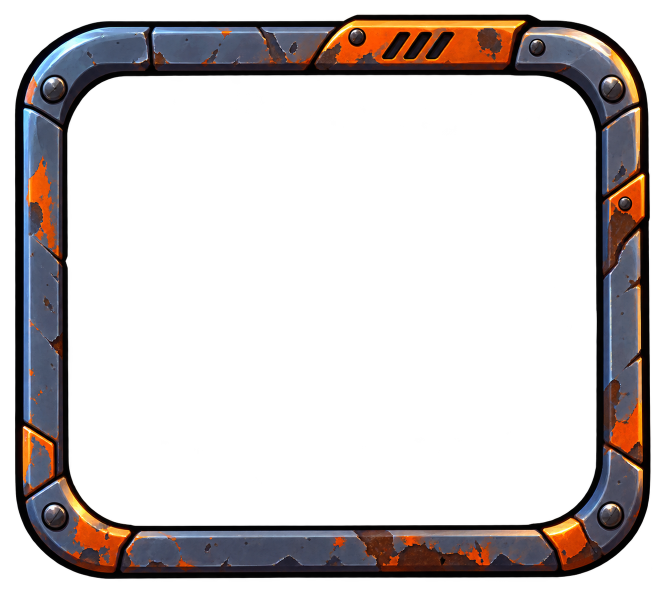
#> input picture ram/rrr.png, 1332 x 1181 px (shown at 1/2 size); its folder holds only this picture in this run
$ python portrait_idle.py
#> lines starting #> are read from the running program, lines starting #| are printed output that depends on the picture; after the words box and inside, x2 and y2 are one past the last pixel; in counts of white or black regions, pixels touching at a corner belong together
### tools/characters/player_mp4/process.py
"""Stage 2: clean, align, loop and export the player frames from refsanim/Player/*.mp4.

Input : work/raw/<clip>/NNNN.png (ffmpeg frames, 24 fps) and work/mask/<clip>/NNNN.png (rembg alpha, masks.py).
Output: unity/Assets/Art/Textures/Characters/Player/Player_<Clip>_NN.png   aligned frames, feet at the bottom centre
        unity/Assets/Art/Textures/UI/UI_PortraitPlayer.png                   head and shoulders of the first idle frame
        unity/Assets/Data/Characters/Player_Frames.json                      clips, fps, gun tip per frame, run speed
        work/checksheet.png                                                  6 frames per clip on dark and light
python process.py
"""
import json
import os

import numpy as np
from PIL import Image
from scipy import ndimage as nd

HERE = os.path.dirname(os.path.abspath(__file__))
WORK = os.path.join(HERE, "work")
UNITY = os.path.normpath(os.path.join(HERE, "..", "..", "..", "unity", "Assets"))
OUT_FRAMES = os.path.join(UNITY, "Art", "Textures", "Characters", "Player")
OUT_PORTRAIT = os.path.join(UNITY, "Art", "Textures", "UI", "UI_PortraitPlayer.png")
OUT_JSON = os.path.join(UNITY, "Data", "Characters", "Player_Frames.json")

SOURCE_FPS = 24
TARGET_HEIGHT = 192          # px of the standing character (idle) in the exported frames (drawn ~150-200 px on a 1080p
                             # screen; 320 px frames used 3x the video memory for nothing: PlayerFrameOptimizer.cs)
MARGIN = 6                   # px of empty border around the canvas
WATERMARK = (0.72, 0.90)     # KlingAI mark: x > 72 % and y > 90 % of the frame
NEAR = 14                    # px: detached pieces this close to the body are kept (hair tips, gun parts)


# ------------------------------------------------------------------ cleanup of one frame
# [63 lines left out: functions hsv, clean, bleed, not called in this run]


# ------------------------------------------------------------------ geometry helpers
def bbox(alpha, thr=0.5):
    ys, xs = np.nonzero(alpha > thr)
    return xs.min(), ys.min(), xs.max() + 1, ys.max() + 1


# [17 lines left out: functions head_x, gun_tip, not called in this run]


FLASH_BAND = 110            # source px above / below the barrel that can belong to the flash


# [20 lines left out: functions flash_mask, contact_speed, not called in this run]


# ------------------------------------------------------------------ loading
def load_clip(clip):
    names = sorted(os.listdir(os.path.join(WORK, "raw", clip)))
    frames = []
    for name in names:
        rgb = np.asarray(Image.open(os.path.join(WORK, "raw", clip, name)).convert("RGB")).astype(np.float64) / 255
        alpha = np.asarray(Image.open(os.path.join(WORK, "mask", clip, name))).astype(np.float64) / 255
        frames.append(clean(rgb, alpha))
    return frames


# [178 lines left out: functions small, best_loop, main, not called in this run]


# [2 lines that do not run on import are left out]

### tools/characters/player_mp4/portrait_idle.py
"""The HUD's animated portrait: head and shoulders of the idle take, looped inside the metal frame (ram/rrr.png).

Input : work/raw/idle + work/mask/idle (masks.py), the same frames process.py uses; ram/rrr.png, the frame.
Output: unity/Assets/Art/Textures/UI/UI_PortraitIdle_NN.png   frames at 8 fps, the frame's size, one fixed crop (the
                                                              camera is static, so the breathing and the sway show)
        unity/Assets/Art/Textures/UI/UI_HpPortraitBack.png    the frame's opening (a little under the frame too),
                                                              dark blue: the frames' background and mask
        unity/Assets/Art/Textures/UI/UI_HpFrameMetal.png      the frame, drawn over the face
python portrait_idle.py
"""
import os

import numpy as np
from PIL import Image
from scipy import ndimage as nd

import process as p

OUT_DIR = os.path.join(p.UNITY, "Art", "Textures", "UI")
FRAME = os.path.normpath(os.path.join(p.HERE, "..", "..", "..", "ram", "rrr.png"))
SCALE = 0.4                  # 1332x1181 -> 533x472: about 3x its size on a 1080p HUD
FPS_STEP = 3                 # 24 fps source -> 8 fps
UNDER = 10                   # px (at full size) the background reaches under the frame: no gap at its inner edge


def opening(frame_alpha):
    """The hole in the frame: the transparent region connected to the centre."""
    clear = frame_alpha < 0.5
    labels, _ = nd.label(clear)
    h, w = clear.shape
    hole = labels == labels[h // 2, w // 2]
    return nd.binary_dilation(hole, iterations=UNDER)


def main():
    frame = Image.open(FRAME).convert("RGBA")
#> frame is the input picture: PIL image 1332x1181 RGBA; mean R, G, B, A 23.9, 18.7, 18.3, 72.3
    size = (round(frame.width * SCALE), round(frame.height * SCALE))
#> size = (533, 472)
    frame_small = frame.resize(size, Image.LANCZOS)
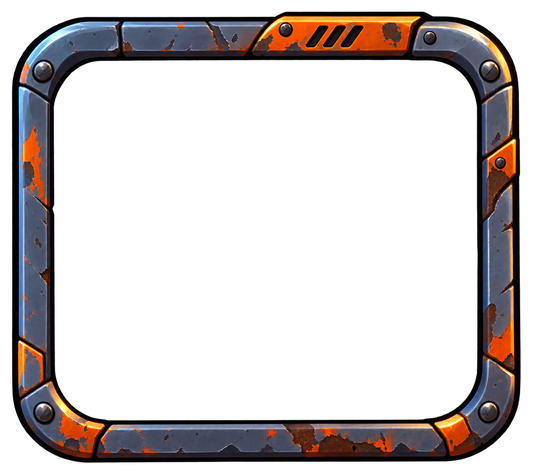
#> frame_small: PIL image 533x472 RGBA; mean R, G, B, A 23.8, 18.6, 18.3, 72.3; transparent parts drawn white
    frame_small.save(os.path.join(OUT_DIR, "UI_HpFrameMetal.png"), optimize=True)

    hole = opening(np.asarray(frame).astype(np.float32)[..., 3] / 255.0)
#> in opening, `clear = frame_alpha < 0.5`:
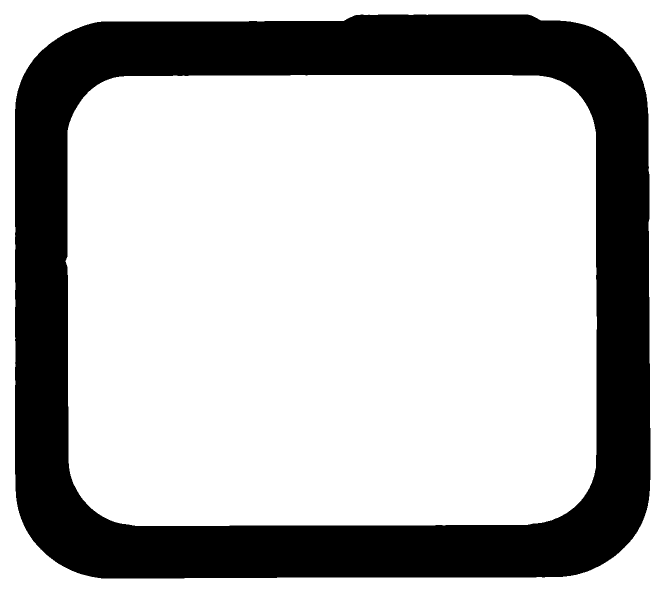
#> clear: shape (1181, 1332) bool (shown at 1/2 size); 71.4% white; 1 black region, box (x1, y1, x2, y2) and area: (30, 29, 1301, 1157) 450366
#> in opening, `labels, _ = nd.label(clear)`:
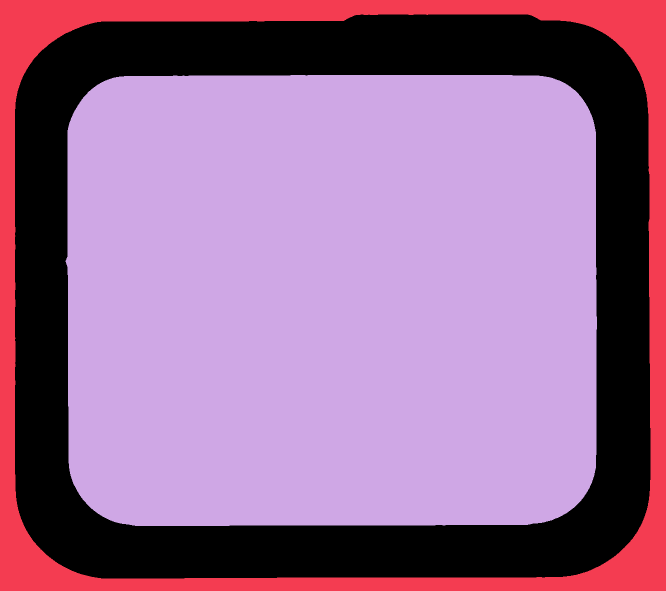
#> labels: shape (1181, 1332) int32 (shown at 1/2 size); 3 distinct labels, from 0 to 2; one colour per label, 0 black
#> in opening, `hole = labels == labels[h // 2, w // 2]`:
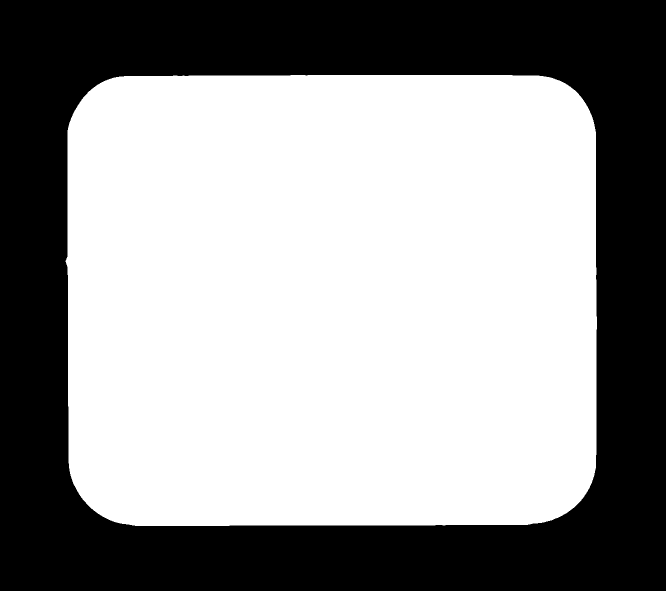
#> hole: shape (1181, 1332) bool (shown at 1/2 size); 59.5% white; 1 black region, box (x1, y1, x2, y2) and area: (0, 0, 1332, 1181) 636541
#> in opening, `return nd.binary_dilation(hole, iterations=UNDER)`:
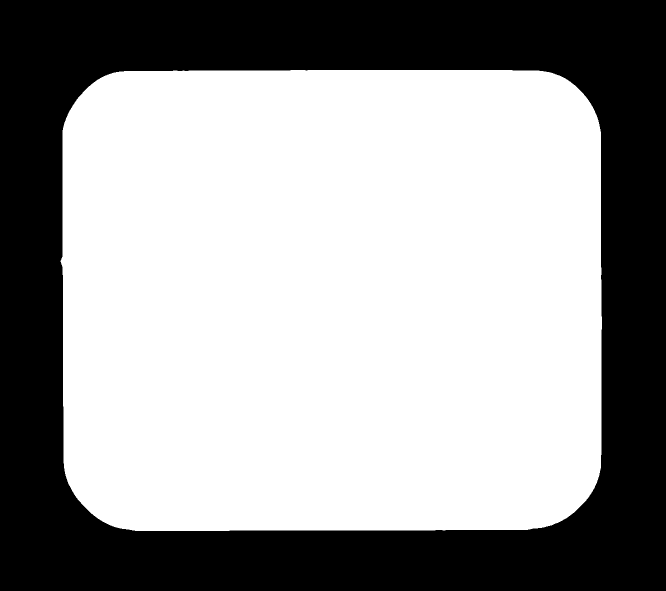
#> returned value: shape (1181, 1332) bool (shown at 1/2 size); 61.8% white; 1 black region, box (x1, y1, x2, y2) and area: (0, 0, 1332, 1181) 600271
    ys, xs = np.nonzero(hole)
    hx0, hy0, hx1, hy1 = xs.min(), ys.min(), xs.max(), ys.max()           # the opening's box, full frame px
#> hx0 = 121; hy0 = 140; hx1 = 1203; hy1 = 1061

    # Background: the opening filled with a dark blue from top to bottom.
    h, w = hole.shape
#> h = 1181; w = 1332
    t = np.linspace(0.0, 1.0, h)[:, None, None]
#> t = 1181 values from 0 to 1
    rgb = np.array([0.20, 0.24, 0.31]) * (1 - t) + np.array([0.08, 0.1, 0.15]) * t
    back = np.dstack([np.broadcast_to(rgb, (h, w, 3)), hole.astype(np.float32)])
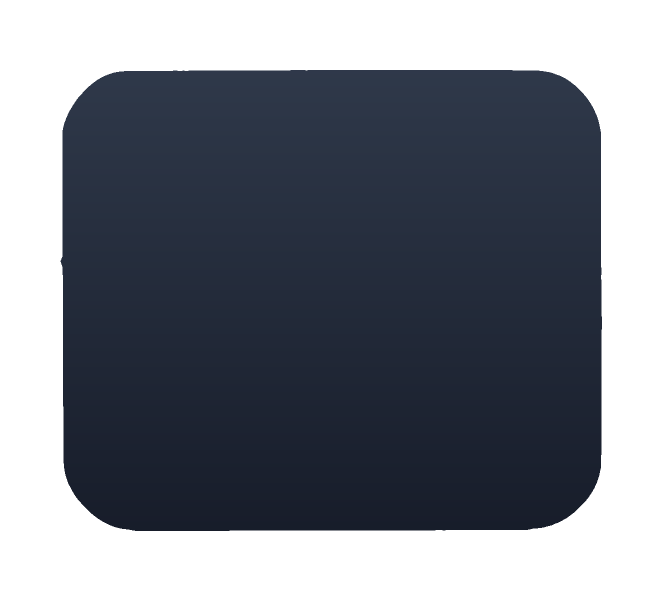
#> back: shape (1181, 1332, 4) float64 (shown at 1/2 size); mean of channels 0, 1, 2, 3 0.14, 0.17, 0.23, 0.618; transparent parts drawn white
    Image.fromarray((back * 255).astype(np.uint8), "RGBA").resize(size, Image.LANCZOS).save(
        os.path.join(OUT_DIR, "UI_HpPortraitBack.png"), optimize=True)
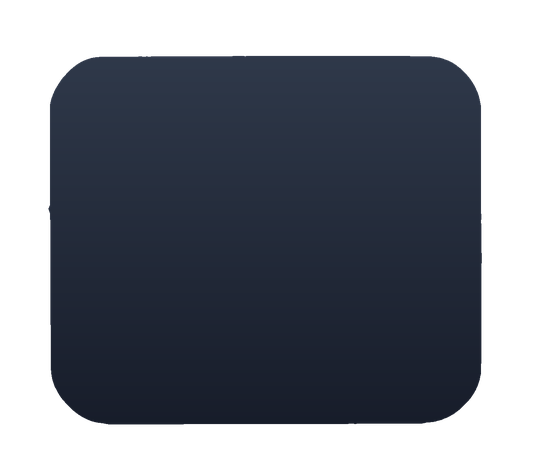
#> saved as UI_HpPortraitBack.png: PIL image 533x472 RGBA; mean R, G, B, A 21.9, 26.7, 36.2, 157.7; transparent parts drawn white

    frames = p.load_clip("idle")
    ground = float(np.percentile([p.bbox(a)[3] for _, a in frames], 90))
    head = float(np.median([p.head_x(a) for _, a in frames]))
    thumbs = [p.small(r, a, (head, ground)) for r, a in frames]
    diff, start, length = p.best_loop(thumbs, 36, 72, range(0, 12))
    sel = list(range(start, start + length, FPS_STEP))
    print("idle loop", start, length, "diff %.4f" % diff, "->", len(sel), "frames")

    # The head and shoulders fill the opening; the crop around them is widened to the whole frame's box.
    top = min(p.bbox(frames[i][1])[1] for i in sel)
    body = ground - top
    view_h = body * 0.58                                                   # source px shown in the opening's height
    k = view_h / (hy1 - hy0)                                               # source px per frame px
    view_w = (hx1 - hx0) * k
    vx0 = head - view_w * 0.46
    vy0 = top - view_h * 0.08
    box = (vx0 - hx0 * k, vy0 - hy0 * k, vx0 - hx0 * k + w * k, vy0 - hy0 * k + h * k)
    box = tuple(int(round(v)) for v in box)

    for f in os.listdir(OUT_DIR):
        if f.startswith("UI_PortraitIdle_"):
            os.remove(os.path.join(OUT_DIR, f))
    for n, i in enumerate(sel):
        rgb, a = frames[i]
        img = Image.fromarray((np.dstack([p.bleed(rgb, a), a]) * 255).astype(np.uint8), "RGBA")
        img.crop(box).resize(size, Image.LANCZOS).save(os.path.join(OUT_DIR, f"UI_PortraitIdle_{n:02d}.png"), optimize=True)
    print("wrote", len(sel), "portrait frames, the back and the frame at", size)


if __name__ == "__main__":
#> (the run stopped early here; a loop or call above may not have finished)
